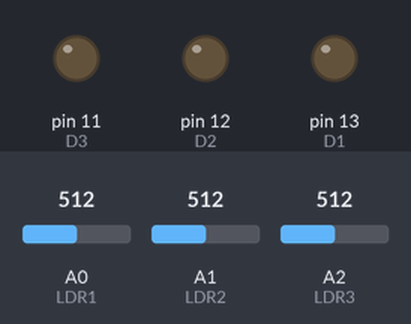
Simulated run of this sketch. Board: Arduino Uno, built with avr-gcc and run on an emulated ATmega328P. Parts: output pins drawn as LEDs (lit = HIGH). Inputs (shaded band) come from the test bench; at power-on: A0 (LDR1) = 512, A1 (LDR2) = 512, A2 (LDR3) = 512.

Above: at 1.2 s.
1.3 s: A0 (LDR1) set to 526
At 1.7 s:
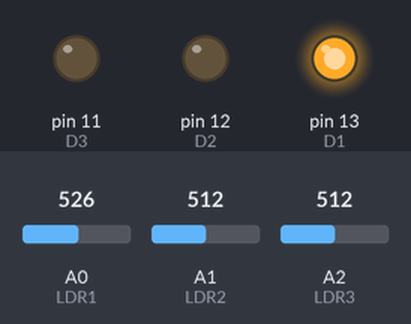
2.8 s: A1 (LDR2) set to 543
At 4.0 s:
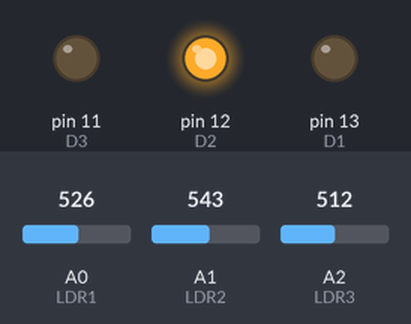
4.3 s: A2 (LDR3) set to 532
5.8 s: A2 (LDR3) set to 551
At 6.3 s:
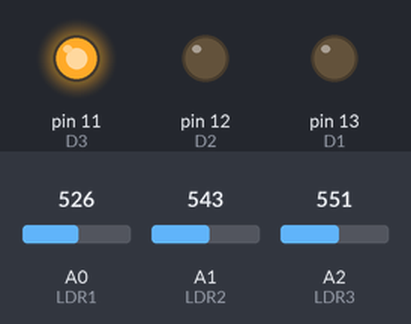
7.3 s: A2 (LDR3) set to 511
At 8.5 s:
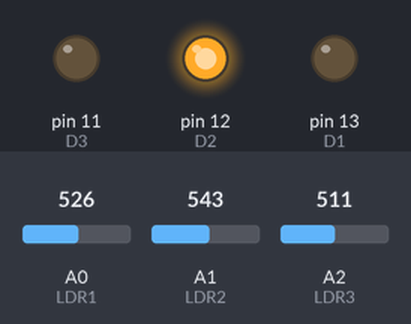
8.8 s: A2 (LDR3) set to 716
At 9.8 s:
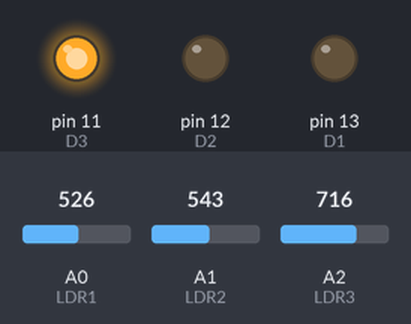
Timing chart, 0 to 11.3 s (numbered marks = the images above; inputs shaded):
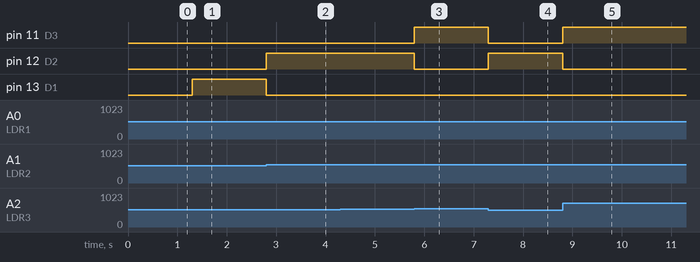

The sketch:

code_sheet_2_Q6.ino
```cpp
const int D1=13;
const int D2=12;
const int D3=11;
const int LDR1=A0;
const int LDR2=A1;
const int LDR3=A2;
int tourch1,tourch2,tourch3;

void setup(){
  pinMode(D1,OUTPUT);
  pinMode(D2,OUTPUT);
  pinMode(D3,OUTPUT);
}

void loop(){
  tourch1 = analogRead(LDR1);
  tourch2 = analogRead(LDR2);
  tourch3 = analogRead(LDR3);

  if(tourch1>tourch2 && tourch1>tourch3){
    digitalWrite(D1,HIGH);
    digitalWrite(D2,LOW);
    digitalWrite(D3,LOW);
  }
   else if(tourch2>tourch1 && tourch2>tourch3){
    digitalWrite(D1,LOW);
    digitalWrite(D2,HIGH);
    digitalWrite(D3,LOW);
  }
   else if(tourch3>tourch2 && tourch3>tourch1){
    digitalWrite(D1,LOW);
    digitalWrite(D2,LOW);
    digitalWrite(D3,HIGH);
  }
}
```

Measured:
- the behaviour switches between 512 and 513 on A0 (LDR1) (found by bisection; images 0 and 1)
- the behaviour switches between 526 and 527 on A1 (LDR2) (found by bisection; images 1 and 2)
- the behaviour switches between 543 and 544 on A2 (LDR3) (found by bisection; images 2 and 3)
- after the input at 1.3 s, pin 13 (D1): LOW → HIGH at once
- after the input at 2.8 s, pin 12 (D2): LOW → HIGH at once; pin 13 (D1): HIGH → LOW at once
- after the input at 4.3 s, every drawn part: stays the same
- after the input at 5.8 s, pin 11 (D3): LOW → HIGH at once; pin 12 (D2): HIGH → LOW at once
- after the input at 7.3 s, pin 11 (D3): HIGH → LOW at once; pin 12 (D2): LOW → HIGH at once
- after the input at 8.8 s, pin 11 (D3): LOW → HIGH at once; pin 12 (D2): HIGH → LOW at once
